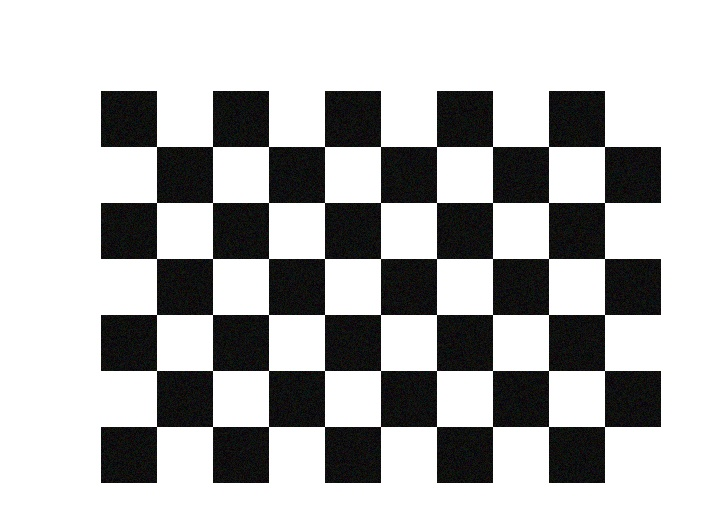
#> input picture calibration_images/chessboard_001.jpg, 707 x 518 px
$ python visualize_task5.py calibration_images/chessboard_001.jpg
#> lines starting #> are read from the running program, lines starting #| are printed output that depends on the picture; after the words box and inside, x2 and y2 are one past the last pixel; in counts of white or black regions, pixels touching at a corner belong together
### armor.py
"""
机甲大师二轮考核 - 装甲板识别与跟踪系统
完整实现所有9个题目的功能
"""

import cv2
import numpy as np
import os
from typing import Tuple, List, Optional, Dict
import json


# 题目 1：基础图像读取与预处理

def task1_image_preprocessing(image_path: str, output_dir: str = "output") -> Dict[str, np.ndarray]:
    """
    题目1：基础图像读取与预处理

    1. 使用cv2.imread读取BGR格式图像
    2. 使用cv2.cvtColor将BGR转换为RGB和GRAY
    3. 使用高斯滤波或中值滤波降低噪声
    4. 显示并保存处理后的图像

    """
    print("=" * 60)
    print("题目1：基础图像读取与预处理")
    print("=" * 60)

    os.makedirs(output_dir, exist_ok=True)

    # 1. 读取图像（BGR格式）
    img_bgr = cv2.imread(image_path)
    if img_bgr is None:
        raise FileNotFoundError(f"无法读取图像: {image_path}")

    print(f"原始图像尺寸: {img_bgr.shape}")

    # 2. BGR转RGB
    img_rgb = cv2.cvtColor(img_bgr, cv2.COLOR_BGR2RGB)

    # 3. BGR转灰度图
    img_gray = cv2.cvtColor(img_bgr, cv2.COLOR_BGR2GRAY)

    # 4. 对灰度图进行滤波处理--高斯
    # 高斯滤波参数：(5,5)是核大小，0是标准差（自动计算）
    img_blurred = cv2.GaussianBlur(img_gray, (5, 5), 0)

    # 可以备选项中值滤波
    # img_blurred = cv2.medianBlur(img_gray, 5)

    # 5. 显示图像
    cv2.imshow("原始图像 (BGR)", img_bgr)
    cv2.imshow("灰度图像", img_gray)
    cv2.imshow("模糊后的图像", img_blurred)

    # print("按任意键关闭窗口...")
    cv2.waitKey(0)
    cv2.destroyAllWindows()

    # 6. 保存处理后的图像
    blurred_path = os.path.join(output_dir, "task1_blurred.jpg")
    cv2.imwrite(blurred_path, img_blurred)
    print(f"模糊后的图像已保存至: {blurred_path}")

    return {
        "original_bgr": img_bgr,
        "rgb": img_rgb,
        "gray": img_gray,
        "blurred": img_blurred
    }

# 题目 2：颜色识别与阈值分割

# [88 lines left out: function task2_color_segmentation, not called in this run]

# 题目 3：装甲板灯条提取

def task3_light_bar_extraction(img_gray: np.ndarray, img_bgr: np.ndarray,
                               output_dir: str = "output", show_windows: bool = True) -> Dict[str, any]:
    """
    题目3：装甲板灯条提取

    1. 使用Canny边缘检测获取边缘信息
    2. 使用霍夫变换检测直线（HoughLinesP更适合检测线段）
    3. 根据灯条特征筛选直线：
       - 长度要求
       - 角度要求
       - 位置关系
    4. 将符合条件的直线合并为灯条区域
    5. 在原图上绘制检测到的灯条
    参数:
        img_gray: 灰度图像
        img_bgr: BGR格式的原始图像
        output_dir: 输出目录
        show_windows: 是否显示窗口（默认True，自动化测试时可设为False）
    """
    # print("=" * 60)
    # print("题目3：装甲板灯条提取")
    # print("=" * 60)

    if output_dir:
        os.makedirs(output_dir, exist_ok=True)

    # 1. 边缘检测
    # 参数：图像，低阈值，高阈值
    edges = cv2.Canny(img_gray, 50, 150)

    # 2. 霍夫直线检测（使用概率霍夫变换HoughLinesP）
    # 参数说明：
    #   rho: 距离分辨率（像素）
    #   theta: 角度分辨率（弧度）
    #   threshold: 累加器阈值（检测直线的最小投票数）
    #   minLineLength: 最小线段长度
    #   maxLineGap: 最大线段间隙
    lines = cv2.HoughLinesP(edges,
                            rho=1,
                            theta=np.pi / 180,
                            threshold=50,
                            minLineLength=30,
                            maxLineGap=10)

    # 3. 筛选符合灯条要求的直线
    valid_lines = []
    img_with_lines = img_bgr.copy()

    if lines is not None:
        for line in lines:
            x1, y1, x2, y2 = line[0]

            # 计算线段长
            length = np.sqrt((x2 - x1) ** 2 + (y2 - y1) ** 2)

            # 计算角度
            angle = np.arctan2(y2 - y1, x2 - x1) * 180 / np.pi
            # 标准化角度到[-90, 90]
            if angle > 90:
                angle -= 180
            elif angle < -90:
                angle += 180

            # 筛选条件：
            # - 长度大于阈值
            # - 角度接近垂直
            min_length = 30
            angle_threshold = 20  # 允许偏离垂直方向的角度

            if length > min_length and abs(abs(angle) - 90) < angle_threshold:
                valid_lines.append({
                    'line': line[0],
                    'length': length,
                    'angle': angle,
                    'center': ((x1 + x2) // 2, (y1 + y2) // 2)
                })

                # 绘制检测到的直线
                cv2.line(img_with_lines, (x1, y1), (x2, y2), (0, 255, 0), 2)

    print(f"检测到 {len(valid_lines)} 条有效灯条")

    # 4. 灯条配对（左右灯条）
    # 根据x坐标位置和角度相似性进行配对
    left_bars = []
    right_bars = []

    if len(valid_lines) >= 2:
        # 按x坐标中心点排序
        sorted_lines = sorted(valid_lines, key=lambda l: l['center'][0])

        # 简单分组：前半部分为左灯条，后半部分为右灯条
        mid_x = img_bgr.shape[1] // 2
        for line_info in sorted_lines:
            if line_info['center'][0] < mid_x:
                left_bars.append(line_info)
            else:
                right_bars.append(line_info)

    # 5. 合并灯条区域
    img_with_bars = img_bgr.copy()

    # 绘制左灯条区域
    if left_bars:
        left_points = []
        for bar in left_bars:
            x1, y1, x2, y2 = bar['line']
            left_points.extend([(x1, y1), (x2, y2)])
        if left_points:
            left_points = np.array(left_points)
            x, y, w, h = cv2.boundingRect(left_points)
            cv2.rectangle(img_with_bars, (x, y), (x + w, y + h), (255, 0, 0), 2)
            cv2.putText(img_with_bars, "Left Bar", (x, y - 10),
                        cv2.FONT_HERSHEY_SIMPLEX, 0.5, (255, 0, 0), 2)

    # 绘制右灯条区域
    if right_bars:
        right_points = []
        for bar in right_bars:
            x1, y1, x2, y2 = bar['line']
            right_points.extend([(x1, y1), (x2, y2)])
        if right_points:
            right_points = np.array(right_points)
            x, y, w, h = cv2.boundingRect(right_points)
            cv2.rectangle(img_with_bars, (x, y), (x + w, y + h), (0, 0, 255), 2)
            cv2.putText(img_with_bars, "Right Bar", (x, y - 10),
                        cv2.FONT_HERSHEY_SIMPLEX, 0.5, (0, 0, 255), 2)

    # 6. 显示结果
    if show_windows:
        cv2.imshow("边缘检测", edges)
        cv2.imshow("检测到的直线", img_with_lines)
        cv2.imshow("灯条区域", img_with_bars)

        print("按任意键关闭窗口...")
        cv2.waitKey(0)
        cv2.destroyAllWindows()

    # 7. 保存结果
    if output_dir:
        cv2.imwrite(os.path.join(output_dir, "task3_edges.jpg"), edges)
        cv2.imwrite(os.path.join(output_dir, "task3_lines.jpg"), img_with_lines)
        cv2.imwrite(os.path.join(output_dir, "task3_light_bars.jpg"), img_with_bars)

    return {
        "edges": edges,
        "valid_lines": valid_lines,
        "left_bars": left_bars,
        "right_bars": right_bars,
        "result_image": img_with_bars
    }


# 题目 4：相机标定与畸变矫正

# [261 lines left out: function task4_camera_calibration, not called in this run]


# 题目 5：装甲板数字识别

def task5_number_recognition(img_bgr: np.ndarray, left_bars: List, right_bars: List,
                             output_dir: str = "output",
                             template_dir: str = "digit_templates",
                             show_windows: bool = True) -> Dict[str, any]:
    """
    题目5：装甲板数字识别


    1. 基于灯条位置定位数字区域（两条灯条之间的区域）
    2. 对数字区域进行预处理：
       - 转换为灰度图
       - 二值化（阈值分割）
       - 形态学操作（去除噪声）
       - 尺寸归一化
    3. 模板匹配方法：
       - 准备0-9的数字模板
       - 使用cv2.matchTemplate进行模板匹配
       - 找到最佳匹配位置和置信度
    4. 在原图上绘制数字区域和识别结果

    """
    print("=" * 60)
    print("题目5：装甲板数字识别")
    print("=" * 60)

    os.makedirs(output_dir, exist_ok=True)

    # 1. 定位数字区域
    number_regions = []

    if len(left_bars) > 0 and len(right_bars) > 0:
        # 获取左灯条和右灯条的边界框
        left_points = []
        for bar in left_bars:
            x1, y1, x2, y2 = bar['line']
            left_points.extend([(x1, y1), (x2, y2)])

        right_points = []
        for bar in right_bars:
            x1, y1, x2, y2 = bar['line']
            right_points.extend([(x1, y1), (x2, y2)])

        if left_points and right_points:
            left_points = np.array(left_points)
            right_points = np.array(right_points)

            # 计算边界框
            left_x, left_y, left_w, left_h = cv2.boundingRect(left_points)
            right_x, right_y, right_w, right_h = cv2.boundingRect(right_points)

            # 数字区域在左右灯条之间
            # 考虑灯条的宽度，数字区域应该排除灯条
            number_x = left_x + left_w
            number_y = min(left_y, right_y)
            number_w = right_x - number_x
            number_h = max(left_h, right_h)

            # 确保区域有效
            if number_w > 0 and number_h > 0:
                number_regions.append({
                    'bbox': (number_x, number_y, number_w, number_h),
                    'roi': img_bgr[number_y:number_y + number_h, number_x:number_x + number_w]
                })

    if not number_regions:
        print("警告：未能定位到数字区域")
        return {"recognized_numbers": [], "result_image": img_bgr}

    # 2. 加载数字模板
    templates = {}
    if os.path.isdir(template_dir):
        for digit in range(10):
            template_path = os.path.join(template_dir, f"digit_{digit}.jpg")
            if os.path.exists(template_path):
                template = cv2.imread(template_path, cv2.IMREAD_GRAYSCALE)
                if template is not None:
                    templates[digit] = template

        if templates:
            print(f"加载了 {len(templates)} 个数字模板")

    if not templates:
        print("警告: 未找到数字模板，使用简化识别方法")

    # 3. 数字区域预处理和识别
    img_result = img_bgr.copy()
    recognized_numbers = []

    for region_info in number_regions:
        x, y, w, h = region_info['bbox']
        roi = region_info['roi']

        # 转换为灰度图
        roi_gray = cv2.cvtColor(roi, cv2.COLOR_BGR2GRAY)

        # 二值化（自适应阈值）
        _, roi_binary = cv2.threshold(roi_gray, 0, 255, cv2.THRESH_BINARY + cv2.THRESH_OTSU)

        # 形态学操作（去除小噪声）
        kernel = np.ones((3, 3), np.uint8)
        roi_binary = cv2.morphologyEx(roi_binary, cv2.MORPH_CLOSE, kernel)

        # 调整ROI大小以便匹配
        roi_resized = cv2.resize(roi_binary, (64, 64)) if roi_binary.shape != (64, 64) else roi_binary

        recognized_digit = "?"
        confidence = 0.0

        #使用模板匹配
        if templates:
            best_match = -1
            best_confidence = 0.0

            # 尝试两种二值化方向（原始和反转）
            roi_variants = [roi_resized, cv2.bitwise_not(roi_resized)]

            for roi_variant in roi_variants:
                for digit, template in templates.items():
                    # 模板匹配
                    result = cv2.matchTemplate(roi_variant, template, cv2.TM_CCOEFF_NORMED)
                    min_val, max_val, min_loc, max_loc = cv2.minMaxLoc(result)

                    if max_val > best_confidence:
                        best_confidence = max_val
                        best_match = digit

            # 降低置信度阈值，因为模拟图像可能匹配度不高
            if best_match >= 0 and best_confidence > 0.2:  # 降低阈值到0.2
                recognized_digit = str(best_match)
                confidence = best_confidence
            else:
                pass
        else:
            # 简化方法：基于轮廓特征
            contours, _ = cv2.findContours(roi_binary, cv2.RETR_EXTERNAL, cv2.CHAIN_APPROX_SIMPLE)

            if contours:
                largest_contour = max(contours, key=cv2.contourArea)
                x_cont, y_cont, w_cont, h_cont = cv2.boundingRect(largest_contour)
                aspect_ratio = w_cont / h_cont if h_cont > 0 else 0

                # 简单的形状特征匹配
                if aspect_ratio > 0.8 and aspect_ratio < 1.2:
                    recognized_digit = "0"
                    confidence = 0.6
                elif aspect_ratio < 0.5:
                    recognized_digit = "1"
                    confidence = 0.6
                else:
                    recognized_digit = "?"
                    confidence = 0.3

        recognized_numbers.append({
            'digit': recognized_digit,
            'confidence': confidence,
            'bbox': (x, y, w, h)
        })

        # 在原图上绘制结果
        cv2.rectangle(img_result, (x, y), (x + w, y + h), (0, 255, 0), 2)
        cv2.putText(img_result, f"{recognized_digit} ({confidence:.2f})",
                    (x, y - 10), cv2.FONT_HERSHEY_SIMPLEX, 0.7, (0, 255, 0), 2)

    # 5. 显示结果
    if show_windows:
        cv2.imshow("数字识别结果", img_result)
        print("按任意键关闭窗口...")
        cv2.waitKey(0)
        cv2.destroyAllWindows()

    # 保存结果
    if output_dir:
        cv2.imwrite(os.path.join(output_dir, "task5_number_recognition.jpg"), img_result)

    print(f"识别到 {len(recognized_numbers)} 个数字区域")
    for num_info in recognized_numbers:
        print(f"  数字: {num_info['digit']}, 置信度: {num_info['confidence']:.2f}")

    return {
        "recognized_numbers": recognized_numbers,
        "result_image": img_result
    }

# 题目 6：装甲板轮廓匹配与识别

# [693 lines left out: functions task6_armor_detection, task7_pose_estimation, task8_object_tracking, task9_comprehensive_system, main, not called in this run]


# [2 lines that do not run on import are left out]

### visualize_task5.py
"""
可视化第五题的结果
展示数字区域提取和识别的效果
"""

import cv2
import numpy as np
import os
from armor import task1_image_preprocessing, task3_light_bar_extraction, task5_number_recognition

def visualize_task5_results(image_path: str = "test_images/armor.jpg"):
    """可视化第五题的结果"""

    if not os.path.exists(image_path):
        print(f"图像不存在: {image_path}")
        return

    print("=" * 80)
    print("第五题：装甲板数字识别 - 可视化")
    print("=" * 80)

    # 1. 图像预处理
    result1 = task1_image_preprocessing(image_path, output_dir="output")
#> in task1_image_preprocessing, img_bgr is the input picture: shape (518, 707, 3); mean B, G, R 182.8, 182.9, 182.8
#| 原始图像尺寸: (518, 707, 3)
#> in task1_image_preprocessing, `img_blurred = cv2.GaussianBlur(img_gray, (5, 5), 0)`:
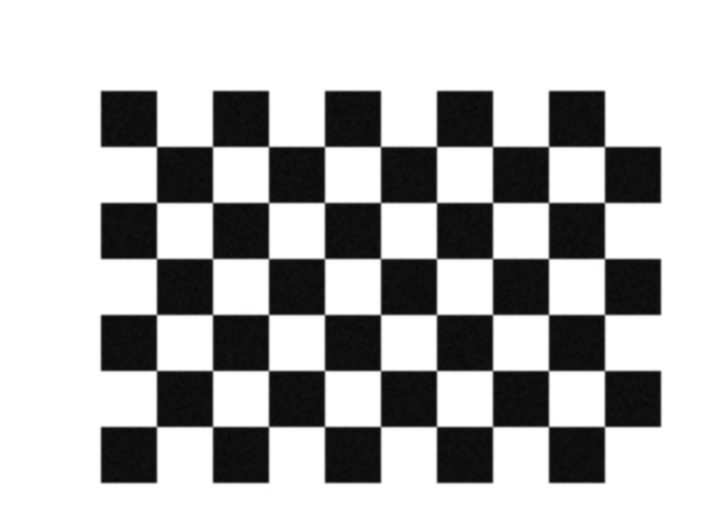
#> img_blurred: shape (518, 707); min 8, max 255, mean 182.9
#> result1 = 4 items
    img_gray = result1["gray"]
    img_bgr = result1["original_bgr"]

    # 2. 灯条提取
    result3 = task3_light_bar_extraction(img_gray, img_bgr, output_dir="output", show_windows=False)
#> in task3_light_bar_extraction, `edges = cv2.Canny(img_gray, 50, 150)`:
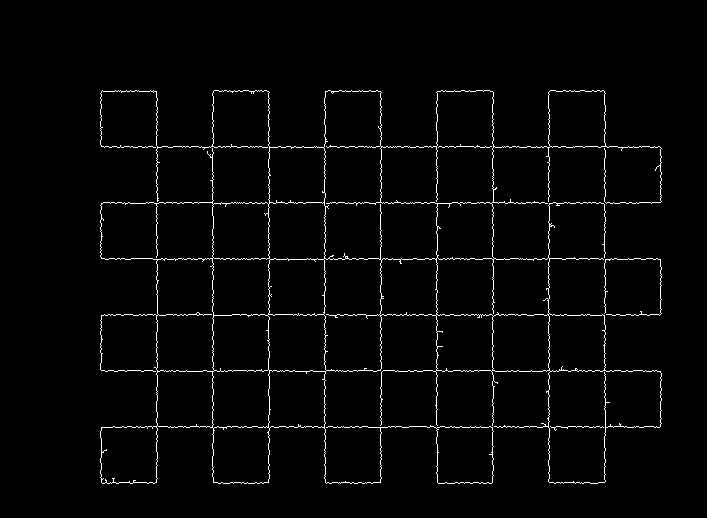
#> edges: shape (518, 707); 2.2% white in thin lines or dots, all inside (x1, y1, x2, y2) = (100, 90, 662, 484)
#> in task3_light_bar_extraction, `lines = cv2.HoughLinesP(edges, rho=1, theta=np.pi / 180, threshold=50,..`: lines = 69 rows, first 6: [232, 314, 365, 314], [101, 146, 659, 146], [146, 202, 434, 202], [474, 147, 584, 147], [543, 370, 656, 370], [388, 426, 660, 426]
#> the loop in task3_light_bar_extraction, `for line in lines:` made 69 passes
#> (x1, y1, x2, y2, length, angle) on passes 1 to 8: (232, 314, 365, 314, 133, 0), (101, 146, 659, 146, 558, 0), (146, 202, 434, 202, 288, 0), (474, 147, 584, 147, 110, 0), (543, 370, 656, 370, 113, 0), (388, 426, 660, 426, 272, 0), (413, 258, 616, 258, 203, 0), (427, 427, 659, 427, 232, 0)
#> after the loop in task3_light_bar_extraction, `for line in lines:`:
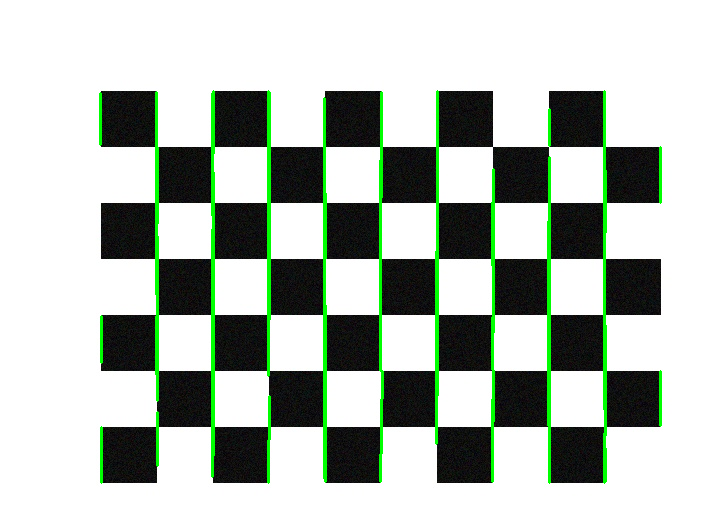
#> img_with_lines: shape (518, 707, 3); 3.4% of pixels changed, all inside (x1, y1, x2, y2) = (99, 90, 662, 484)
#> after the loop in task3_light_bar_extraction, `for line in lines:`: valid_lines = 37 items
#| 检测到 37 条有效灯条
#> the loop in task3_light_bar_extraction, `for line_info in sorted_lines:` made 37 passes
#> after the loop in task3_light_bar_extraction, `for line_info in sorted_lines:`: left_bars = 18 items; right_bars = 19 items
#> the loop in task3_light_bar_extraction, `for bar in left_bars:` made 18 passes
#> (x1, y1, x2, y2) on passes 1 to 8: (100, 144, 100, 93), (101, 482, 101, 427), (101, 362, 101, 316), (156, 374, 156, 316), (156, 294, 156, 92), (157, 465, 157, 412), (157, 223, 157, 147), (157, 400, 157, 236)
#> after the loop in task3_light_bar_extraction, `for bar in left_bars:`: left_points = 36 pairs, first value 100 to 325, second value 91 to 482
#> in task3_light_bar_extraction, `x, y, w, h = cv2.boundingRect(left_points)`: x = 100; y = 91; w = 226; h = 392
#> the loop in task3_light_bar_extraction, `for bar in right_bars:` made 19 passes
#> (x1, y1, x2, y2) on passes 1 to 8: (380, 370, 380, 160), (381, 197, 381, 92), (380, 481, 382, 371), (436, 443, 436, 251), (437, 395, 437, 91), (492, 265, 492, 202), (492, 481, 492, 399), (492, 317, 493, 421)
#> after the loop in task3_light_bar_extraction, `for bar in right_bars:`: right_points = 38 pairs, first value 380 to 660, second value 91 to 482
#> in task3_light_bar_extraction, `x, y, w, h = cv2.boundingRect(right_points)`: x = 380; w = 281
#> in task3_light_bar_extraction, `cv2.putText(img_with_bars, "Right Bar", (x, y - 10), cv2.FONT_HERSHEY_..`:
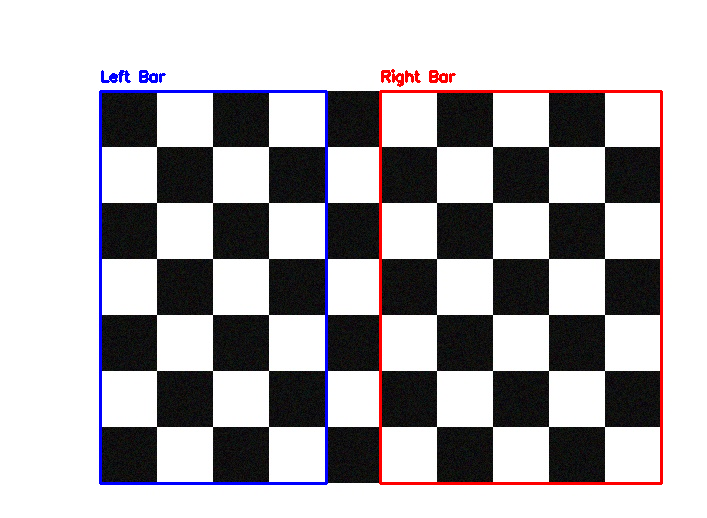
#> img_with_bars: shape (518, 707, 3); mean B, G, R 181.2, 178.4, 181.5
#> result3 = 5 items
    left_bars = result3["left_bars"]
#> left_bars = 18 items
    right_bars = result3["right_bars"]
#> right_bars = 19 items

    print(f"\n检测到左灯条: {len(left_bars)}, 右灯条: {len(right_bars)}")
#| 检测到左灯条: 18, 右灯条: 19

    if len(left_bars) == 0 or len(right_bars) == 0:
        print("警告: 未能检测到足够的灯条")
        return

    # 3. 数字识别
    result5 = task5_number_recognition(
        img_bgr, left_bars, right_bars,
        output_dir="output",
        template_dir="digit_templates",
        show_windows=False
    )
#> the loop in task5_number_recognition, `for bar in left_bars:` made 18 passes
#> the loop in task5_number_recognition, `for bar in right_bars:` made 19 passes
#> the loop in task5_number_recognition, `for region_info in number_regions:` made 1 pass
#> pass 1, in task5_number_recognition, `roi = region_info['roi']`:
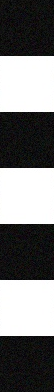
#> roi: shape (392, 54, 3); mean of channels 0, 1, 2 117.5, 117.5, 117.5; drawn as B, G, R
#> after the loop in task5_number_recognition, `for region_info in number_regions:`:
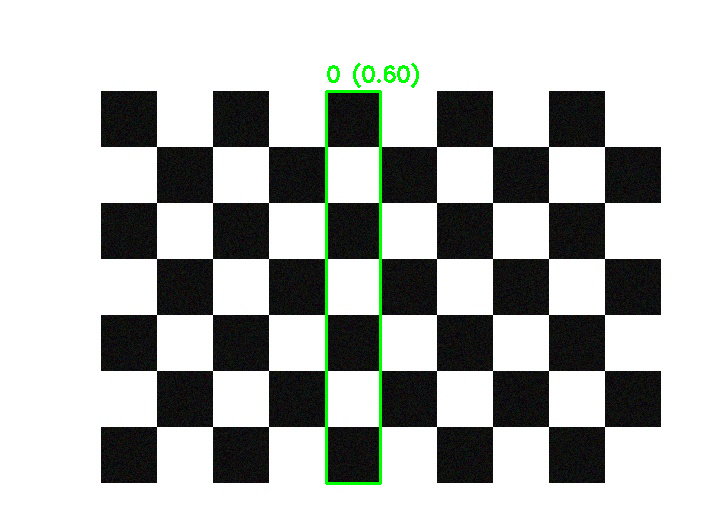
#> img_result: shape (518, 707, 3); 0.91% of pixels changed, all inside (x1, y1, x2, y2) = (325, 63, 419, 485)
#| 识别到 1 个数字区域
#> the loop in task5_number_recognition, `for num_info in recognized_numbers:` made 1 pass
#|   数字: 0, 置信度: 0.60

    # 4. 创建可视化
    img_result = result5['result_image']

    # 如果有识别结果，显示数字区域
    if result5['recognized_numbers']:
        print(f"\n识别结果:")
        for i, num_info in enumerate(result5['recognized_numbers']):
            print(f"  数字区域 {i+1}:")
            print(f"    数字: {num_info['digit']}")
            print(f"    置信度: {num_info['confidence']:.2f}")
            print(f"    位置: {num_info['bbox']}")

            # 提取数字区域用于显示
            x, y, w, h = num_info['bbox']
            roi = img_bgr[y:y+h, x:x+w]

            if roi.size > 0:
                # 预处理数字区域
                roi_gray = cv2.cvtColor(roi, cv2.COLOR_BGR2GRAY)
                _, roi_binary = cv2.threshold(roi_gray, 0, 255, cv2.THRESH_BINARY + cv2.THRESH_OTSU)
                roi_resized = cv2.resize(roi_binary, (64, 64))

                # 创建对比显示
                roi_display = cv2.cvtColor(roi_resized, cv2.COLOR_GRAY2BGR)

                # 添加标签
                cv2.putText(roi_display, f"Digit: {num_info['digit']}", (5, 15),
                           cv2.FONT_HERSHEY_SIMPLEX, 0.4, (0, 255, 0), 1)
                cv2.putText(roi_display, f"Conf: {num_info['confidence']:.2f}", (5, 30),
                           cv2.FONT_HERSHEY_SIMPLEX, 0.4, (0, 255, 0), 1)
#> this loop made 1 pass
#|   数字区域 1:
#|     数字: 0
#|     置信度: 0.60
#|     位置: (326, 91, 54, 392)
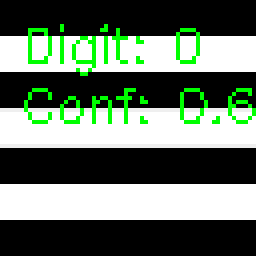
#> roi_display: shape (64, 64, 3) (shown 4 times larger); mean B, G, R 102.3, 116.4, 102.3
    else:
        print("\n未识别到数字")

    # 保存结果
    output_path = "output/task5_visualization.jpg"
    cv2.imwrite(output_path, img_result)
    print(f"\n可视化结果已保存: {output_path}")

    # 显示结果
    print("\n显示结果（按任意键关闭）...")
    cv2.imshow("Task 5: Number Recognition", img_result)
    cv2.waitKey(0)
    cv2.destroyAllWindows()


if __name__ == "__main__":
    import sys

    image_path = sys.argv[1] if len(sys.argv) > 1 else "test_images/armor.jpg"
    visualize_task5_results(image_path)
